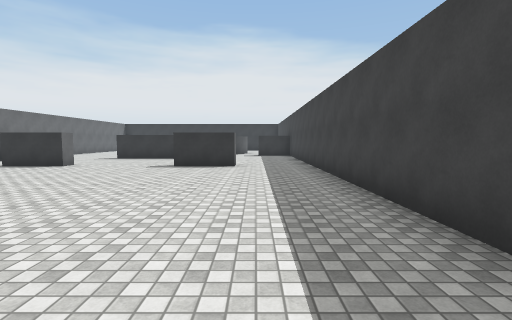
view 1 (above)

12 first-person views from a walk through a scene from a Unity 3-D project. The camera is 1.5 m above the floor, tilts 4° down and sees 85° across. The floor is counted in squares, 2 m on a side. Each view is taken from the middle of a square. On the plan, view 1 faces up. The plan holds only what a view shows up to about 10 squares ahead; the rest is blank. The player is left out. Surface patterns are stand-ins for the level's own textures.

view 2
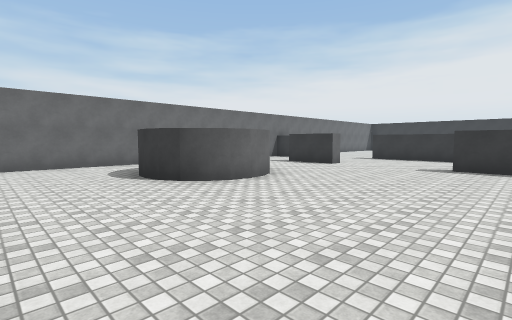

view 3
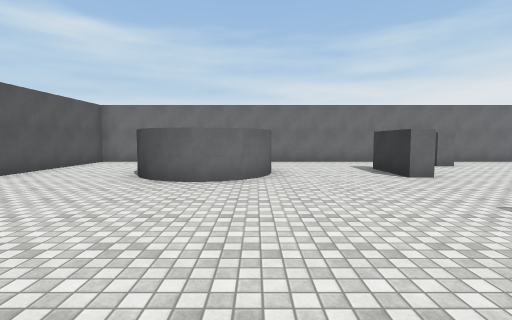

view 4
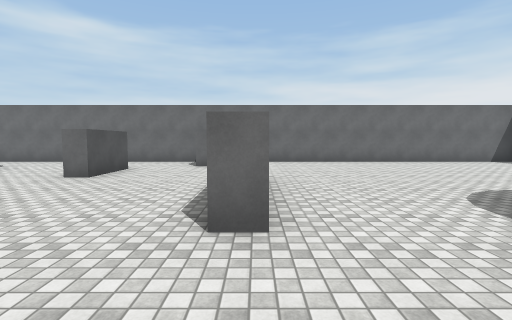

view 5
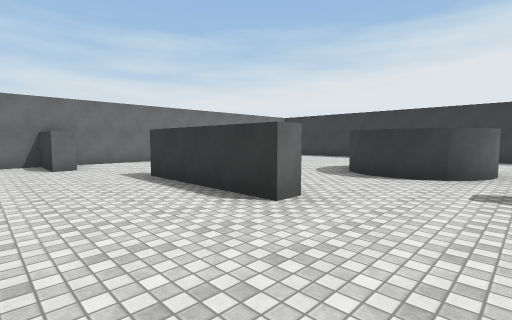

view 6
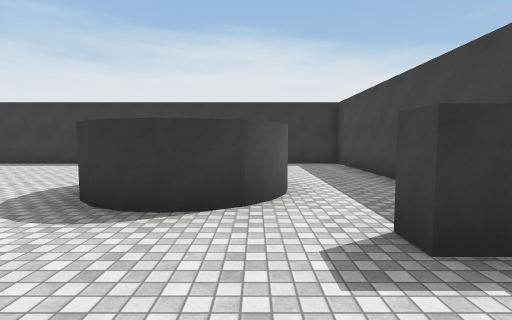

view 7
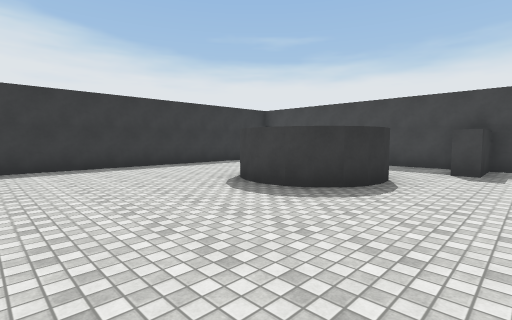

view 8
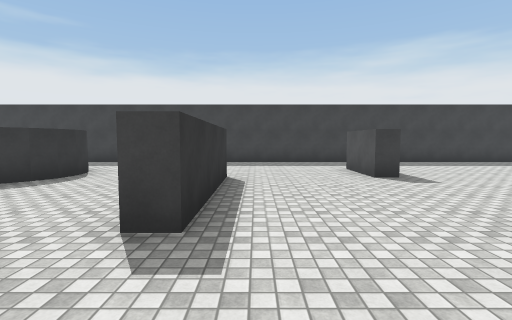

view 9
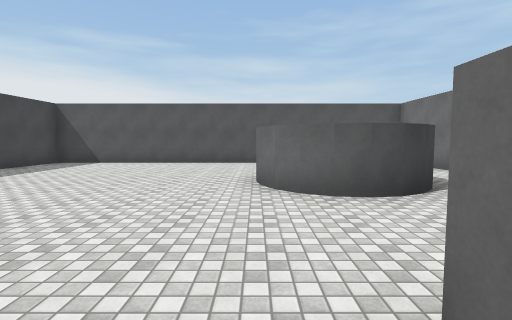

view 10
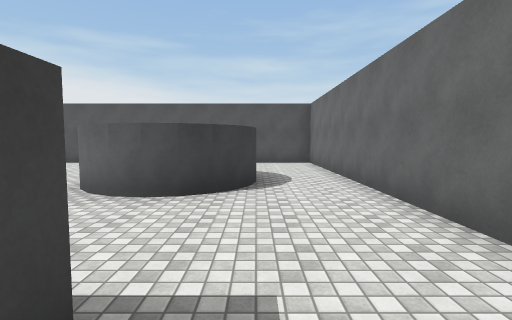

view 11
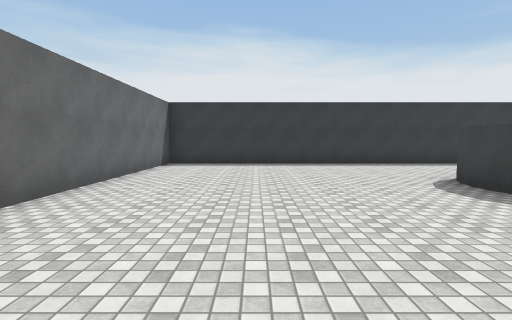

view 12
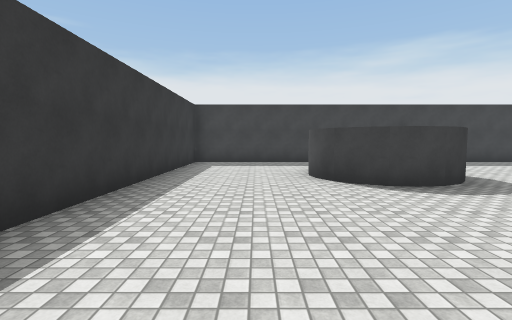

### Floor plan
Points are (right, up) in squares from view 1. A wall is a line through its corners. A room is listed if a view was taken in it or the views show most of it. See-through windows are left out.
Room 1 (views 1, 2, 3, 4, 5, 6, 7, 8, 9, 10, 11, 12)
walls: (-2.2, 12.1) (-2.2, 11.6) (-5.8, 11.6) (-5.8, 12.1); (-7.5, 8.6) (-5.6, 8.6) (-5.6, 8.1); (-0.5, 8.1) (-2.4, 8.1) (-2.4, 8.6) (-0.6, 8.6); (-8.1, 10.9) (-8.1, 10.3) (-9.8, 10.3) (-9.8, 8.6); (-5.6, 5.1) (-5.1, 4.6); (-2.9, 15.1) (-3.2, 15.5); (-5.3, 4.7) (-5.1, 4.3) (-5, 3.6) (-5.4, 2.8); (-1.3, 15) (-2, 14.9); (-0.9, 15.3) (-1.8, 14.8) (-2.5, 14.9) (-3.1, 15.3) (-3.4, 15.9) (-3.5, 16.4) (-3.4, 17.1) (-2.7, 17.7); (-5, 3.9) (-5.1, 3.2); (-0.6, 15.7) (-1.1, 15.1); (-3.4, 16.8) (-3.1, 17.5); (-5.3, 3) (-5.8, 2.5); (1.7, 14.5) (1.7, 21.1) (-9.8, 21.1) (-9.8, 11.1); (-0.5, 16.4) (-0.6, 15.9) (-0.8, 15.5); (-8, 3.8) (-7.9, 4.3); (-5.6, 2.6) (-6.3, 2.3); (-2.9, 17.6) (-2.5, 17.8) (-1.9, 17.9); (-6, 2.4) (-6.5, 2.4) (-7, 2.4); (-9.8, 4.6) (-9.8, -0.4) (1.7, -0.4) (1.7, 13.8) (0.1, 13.8) (0.1, 14.4)
ways out: opening at (-9, 5) to room 2; opening at (-8.5, 8) to room 2; opening at (-6.5, 6.5) to room 2
Room 2 (no view inside)
walls: (-7.2, 5.2) (-6.3, 5.4); (-7.6, 5) (-6.8, 5.4) (-5.8, 5.2); (-7.9, 4.6) (-7.4, 5.1); (-9.8, 8.6) (-9.8, 4.6); (-6, 5.3) (-5.4, 5); (-5.6, 8.1) (-7.5, 8.1); (-7.9, 4.3) (-7.7, 4.7)
ways out: opening at (-9, 5) to room 1; opening at (-8.5, 8) to room 1; opening at (-6.5, 6.5) to room 1

Where each view was taken, in squares from view 1:
view 1: 0 up, 0 right, facing up
view 2: 0 up, 1 left, facing up-left
view 3: 5 up, 0 right, facing left
view 4: 12 up, 0 right, facing left
view 5: 9 up, 0 right, facing up-left
view 6: 12 up, 1 left, facing up
view 7: 13 up, 7 left, facing up-right
view 8: 11 up, 8 left, facing right
view 9: 9 up, 5 left, facing down
view 10: 9 up, 8 left, facing down
view 11: 12 up, 7 left, facing up
view 12: 19 up, 8 left, facing right
